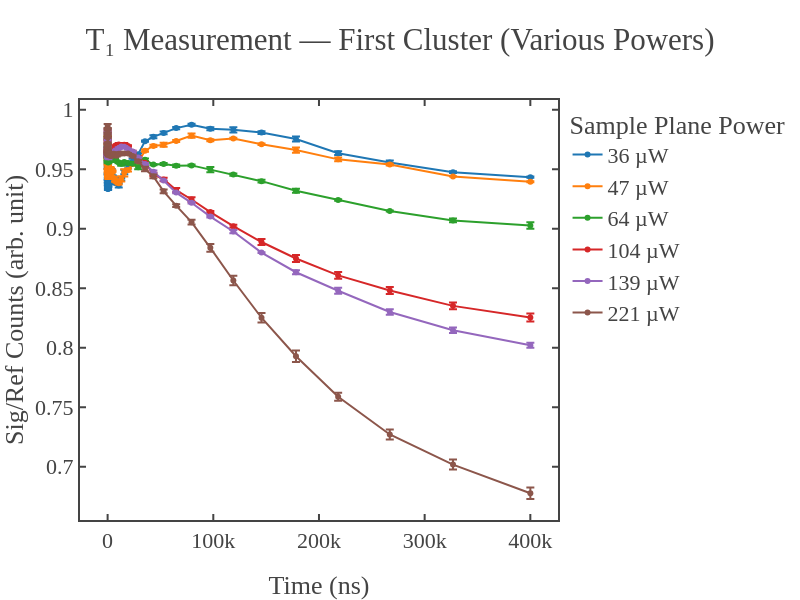

Notebook code cell kept with this figure:
### Code cell
# --- Parameters ---
samples = 2000
base_path = r"C:\Users\Administrator\OneDrive\Desktop\Atanu_experiments\T1_measurements\codes\data\2025\Oct_10\first cluster"
pulse_folder = 'l_50.0us'
systematic_path = r"systematic\a_5\s_2000"

# --- Power folders to process ---
power_folders = ['p_3mW', 'p_4mW', 'p_5mW', 'p_9mW', 'p_11mW', 'p_18mW']

# --- Initialize figure ---
fig = go.Figure()

# --- Loop over power folders ---
for power_folder in power_folders:
    try:
        source_power_mW = int(power_folder.split('_')[1].replace('mW', ''))
    except (IndexError, ValueError):
        print(f"Could not parse power from folder: {power_folder}")
        continue

    sample_power_uW = calibration.get(source_power_mW, None)
    if sample_power_uW is None:
        print(f"[⚠️] No calibration for {source_power_mW} mW — Skipping.")
        continue

    folder_path = os.path.join(base_path, power_folder, pulse_folder, systematic_path)
    if not os.path.exists(folder_path):
        print(f"[❌] Folder not found: {folder_path}")
        continue

    npz_files = sorted([f for f in os.listdir(folder_path) if f.endswith('.npz')])
    if len(npz_files) < 3:
        print(f"[⚠️] Less than 3 datasets in {folder_path}. Skipping.")
        continue

    signal_photon_list = []
    time_axis = None

    for npz_file in npz_files[:3]:
        npz_path = os.path.join(folder_path, npz_file)
        data = dict(np.load(npz_path))
        time_axis, signal_photon, _, _ = data_to_time_signal(data, samples, first='signal')
        signal_photon_list.append(signal_photon[1:])  # Skip first point

    signal_array = np.vstack(signal_photon_list)
    mean_signal = np.mean(signal_array, axis=0)
    std_signal = np.std(signal_array, axis=0)

    fig.add_trace(go.Scatter(
        x=time_axis[1:],  # Skip first point
        y=mean_signal,
        mode='markers+lines',
        name=f'{sample_power_uW} µW',
        error_y=dict(
            type='data',
            array=std_signal,
            visible=True
        )
    ))

# --- Final layout ---
fig.update_layout(
    template=fig_template,
    title='T₁ Measurement — First Cluster (Various Powers)',
    xaxis_title='Time (ns)',
    yaxis_title='Sig/Ref Counts (arb. unit)',
    legend_title='Sample Plane Power',
    height = 600,
    width = 800
)

# --- Show and Save ---
fig.show()

# --- Save as HTML ---
valid_powers = [
    f"{calibration[int(p.split('_')[1].replace('mW', ''))]}uW"
    for p in power_folders
    if int(p.split('_')[1].replace('mW', '')) in calibration
]

filename_suffix = "_".join(valid_powers)
output_path = os.path.join(base_path, f"t1_plot_first_cluster_{filename_suffix}.html")
fig.write_html(output_path)
print(f"Plot saved to: {output_path}")
